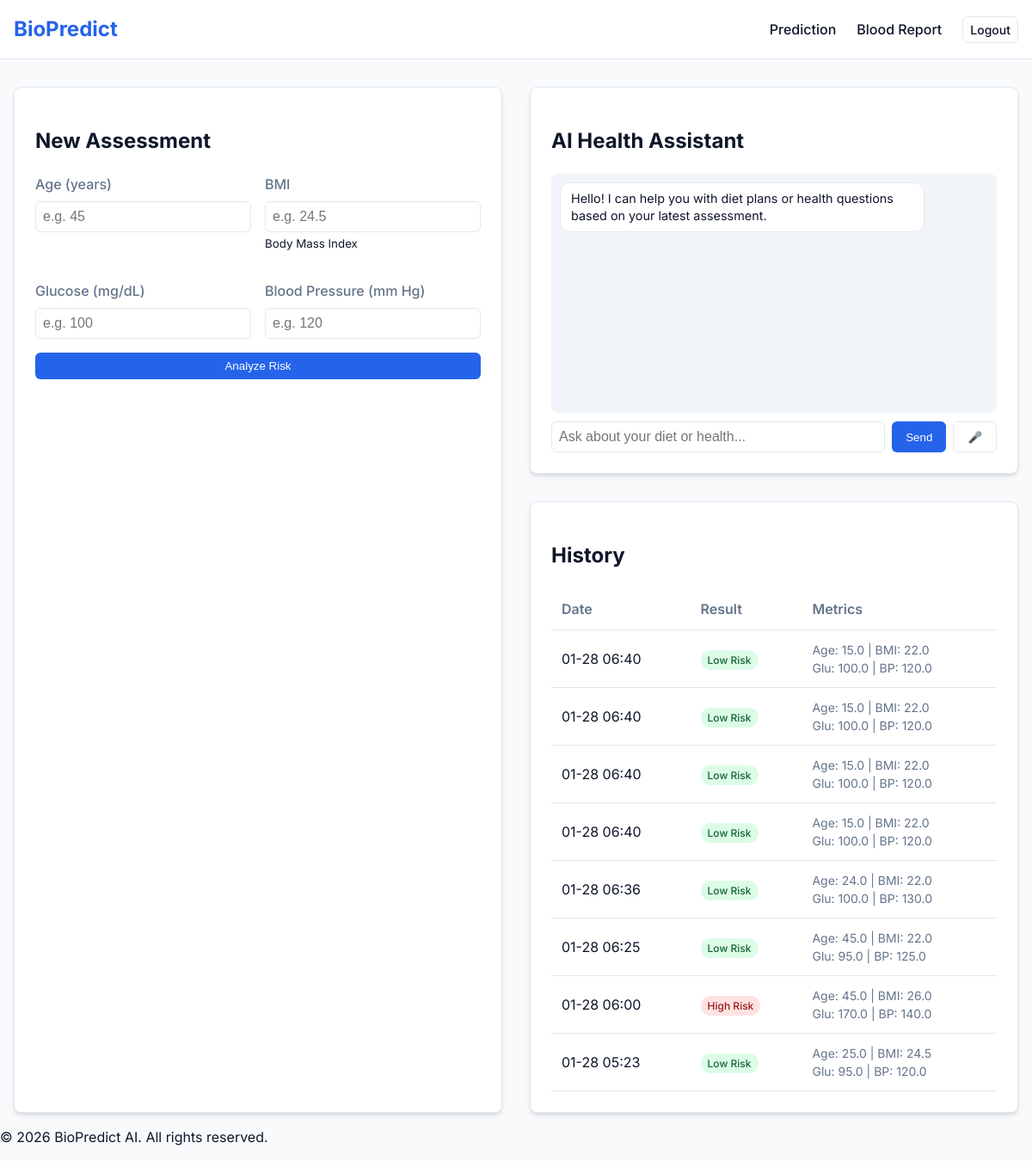
The page /dashboard (signed in) on the database its author committed.
### app.py (models this page shows, shortened)
class Prediction(db.Model):
    id = db.Column(db.Integer, primary_key=True)
    user_id = db.Column(db.Integer, db.ForeignKey('user.id'), nullable=False)
    age = db.Column(db.Float, nullable=False)
    bmi = db.Column(db.Float, nullable=False)
    glucose = db.Column(db.Float, nullable=False)
    bp = db.Column(db.Float, nullable=False)
    result = db.Column(db.String(50), nullable=False)
    created_at = db.Column(db.DateTime, default=datetime.utcnow)

### app.py (the view, shortened to what this page needs)
@app.route('/dashboard', methods=['GET', 'POST'])
def dashboard():
    if 'user_id' not in session:
        return redirect(url_for('login'))
    prediction = None
    ai_advice = None
    history = Prediction.query.filter_by(user_id=session['user_id']).order_by(Prediction.created_at.desc()).all()
    return render_template('dashboard.html', username=session['username'], prediction=prediction, ai_advice=ai_advice, history=history)

### templates/dashboard.html (shortened to what this page needs)
{% extends "base.html" %}
{% block content %}
<div class="dashboard-grid">
    <div class="card prediction-card">
        <h2>New Assessment</h2>
        <form method="POST" action="/dashboard">
            <div class="form-grid">
                <div class="form-group">
                    <label for="age">Age (years)</label>
                    <input type="number" id="age" name="age" min="1" max="120" required placeholder="e.g. 45">
                </div>
                <div class="form-group">
                    <label for="bmi">BMI</label>
                    <input type="number" id="bmi" name="bmi" step="0.1" min="10" max="60" required placeholder="e.g. 24.5">
                    <small>Body Mass Index</small>
                </div>
                <div class="form-group">
                    <label for="glucose">Glucose (mg/dL)</label>
                    <input type="number" id="glucose" name="glucose" min="50" max="300" required placeholder="e.g. 100">
                </div>
                <div class="form-group">
                    <label for="bp">Blood Pressure (mm Hg)</label>
                    <input type="number" id="bp" name="bp" min="60" max="200" required placeholder="e.g. 120">
                </div>
            </div>
            <button type="submit" class="btn btn-primary btn-full">Analyze Risk</button>
        </form>
    </div>
    <div class="side-column">
        <div class="card chat-card">
            <h2>AI Health Assistant</h2>
            <div id="chat-messages" class="chat-box">
                <div class="message bot">Hello! I can help you with diet plans or health questions based on your latest assessment.</div>
            </div>
            <div class="chat-input-area">
                <input type="text" id="user-input" placeholder="Ask about your diet or health..." onkeypress="if(event.key === 'Enter') sendMessage()">
                <button onclick="sendMessage()" class="btn btn-primary">Send</button>
                <button onclick="startVoiceRecognition()" class="btn btn-outline" title="Voice Input">🎤</button>
            </div>
        </div>
        <div class="card history-card" style="margin-top: 2rem;">
            <h2>History</h2>
            {% if history %}
                <div class="table-container">
                    <table>
                        <thead>
                            <tr>
                                <th>Date</th>
                                <th>Result</th>
                                <th>Metrics</th>
                            </tr>
                        </thead>
                        <tbody>
                            {% for item in history %}
                            <tr>
                                <td>{{ item.created_at.strftime('%m-%d %H:%M') }}</td>
                                <td>
                                    <span class="badge {{ 'badge-danger' if item.result == 'High Risk' else 'badge-success' }}">
                                        {{ item.result }}
                                    </span>
                                </td>
                                <td class="small-text">
                                    Age: {{ item.age }} | BMI: {{ item.bmi }}<br>
                                    Glu: {{ item.glucose }} | BP: {{ item.bp }}
                                </td>
                            </tr>
                            {% endfor %}
                        </tbody>
                    </table>
                </div>
            {% else %}
                <p class="empty-state">No assessments yet.</p>
            {% endif %}
        </div>
    </div>
</div>
{% endblock %}

### static/css/style.css (style rules this page uses)
:root { --primary: #2563eb; --primary-dark: #1d4ed8; --secondary: #64748b; --success: #22c55e; --danger: #ef4444; --background: #f8fafc; --surface: #ffffff; --text: #0f172a; --text-light: #64748b; --border: #e2e8f0; --shadow: 0 4px 6px -1px rgb(0 0 0 / 0.1), 0 2px 4px -2px rgb(0 0 0 / 0.1); }
body { font-family: 'Inter', sans-serif; background-color: var(--background); color: var(--text); margin: 0; line-height: 1.5; }
.btn { display: inline-block; padding: 0.5rem 1rem; border-radius: 0.375rem; font-weight: 500; text-decoration: none; cursor: pointer; border: none; transition: background-color 0.2s; }
.btn-primary { background-color: var(--primary); color: white; }
.btn-outline { border: 1px solid var(--border); background: transparent; }
.btn-full { width: 100%; }
.form-group { margin-bottom: 1rem; }
label { display: block; margin-bottom: 0.5rem; font-weight: 500; color: var(--text-light); }
input { width: 100%; padding: 0.5rem; border: 1px solid var(--border); border-radius: 0.375rem; font-size: 1rem; box-sizing: border-box; }
.dashboard-grid { display: grid; grid-template-columns: 1fr 1fr; gap: 2rem; }
.card { background: var(--surface); padding: 1.5rem; border-radius: 0.5rem; box-shadow: var(--shadow); border: 1px solid var(--border); }
.form-grid { display: grid; grid-template-columns: 1fr 1fr; gap: 1rem; }
.table-container { overflow-x: auto; }
table { width: 100%; border-collapse: collapse; }
th, td { text-align: left; padding: 0.75rem; border-bottom: 1px solid var(--border); }
th { font-weight: 600; color: var(--text-light); }
.badge { padding: 0.25rem 0.5rem; border-radius: 9999px; font-size: 0.75rem; font-weight: 500; }
.badge-success { background-color: #dcfce7; color: #166534; }
.badge-danger { background-color: #fee2e2; color: #991b1b; }
.small-text { font-size: 0.875rem; color: var(--text-light); }

### templates/dashboard.html (style rules this page uses)
.side-column { display: flex; flex-direction: column; }
.chat-card { display: flex; flex-direction: column; height: 400px; }
.chat-box { flex-grow: 1; overflow-y: auto; padding: 10px; background: #f1f5f9; border-radius: 8px; margin-bottom: 10px; display: flex; flex-direction: column; gap: 10px; }
.message { padding: 8px 12px; border-radius: 12px; max-width: 80%; font-size: 0.9rem; line-height: 1.4; }
.message.bot { align-self: flex-start; background: white; border: 1px solid #e2e8f0; }
.chat-input-area { display: flex; gap: 8px; }

### rows shown on the page
Prediction: created_at "01-28 06:40", result "Low Risk", age "15.0", bmi "22.0", glucose "100.0", bp "120.0"
Prediction: created_at "01-28 06:40", result "Low Risk", age "15.0", bmi "22.0", glucose "100.0", bp "120.0"
Prediction: created_at "01-28 06:40", result "Low Risk", age "15.0", bmi "22.0", glucose "100.0", bp "120.0"
Prediction: created_at "01-28 06:40", result "Low Risk", age "15.0", bmi "22.0", glucose "100.0", bp "120.0"
Prediction: created_at "01-28 06:36", result "Low Risk", age "24.0", bmi "22.0", glucose "100.0", bp "130.0"
Prediction: created_at "01-28 06:25", result "Low Risk", age "45.0", bmi "22.0", glucose "95.0", bp "125.0"
Prediction: created_at "01-28 06:00", result "High Risk", age "45.0", bmi "26.0", glucose "170.0", bp "140.0"
Prediction: created_at "01-28 05:23", result "Low Risk", age "25.0", bmi "24.5", glucose "95.0", bp "120.0"
